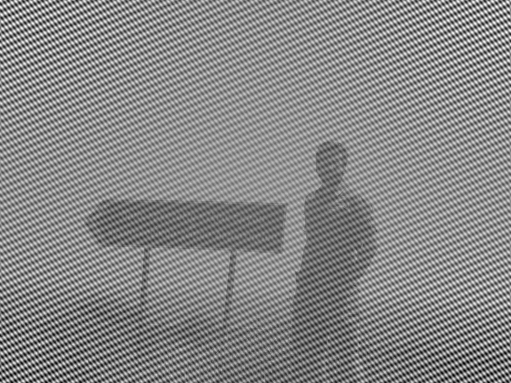
#> input picture Denoising/degraded.png, 511 x 383 px
$ jupyter execute --allow-errors Untitled.ipynb   (older library calls are emulated)
#> lines starting #> are read from the running program, lines starting #| are printed output that depends on the picture
[cell 1]
import numpy as np
import matplotlib.pyplot as plt
from PIL import Image
from numpy.fft import fft2
from numpy.fft import fftshift
import scipy
from scipy import ndimage


f = np.array(Image.open("degraded.png"))
#> f is the input picture: shape (383, 511); min 0, max 255, mean 134.7
nrows,ncols = f.shape
#> nrows = 383; ncols = 511
gmask = np.zeros(shape=(nrows,ncols))
f2 = np.zeros(shape=(nrows,ncols))
C1 = np.zeros(shape=(nrows,ncols))
C2 = np.zeros(shape=(nrows+6,ncols+6))
C3 = np.zeros(shape=(nrows,ncols))
print(f.shape)
#| (383, 511)
print(f)
#> (printed output is left out)
plt.imshow(f,cmap="gray")
plt.show()

F = fft2(f)
print(F)
#> (printed output is left out)
plt.imshow(np.log(1+np.abs(F)),cmap="gray")
plt.show()
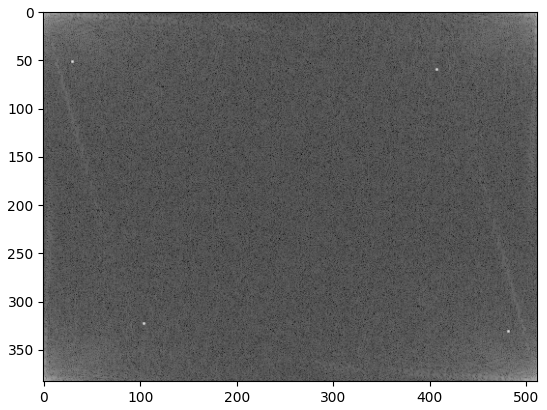
#> figure drawn by matplotlib, 1 panel

Fshifted = fftshift(F)
plt.imshow(np.log(1+np.abs(Fshifted)),cmap="gray")
plt.show()
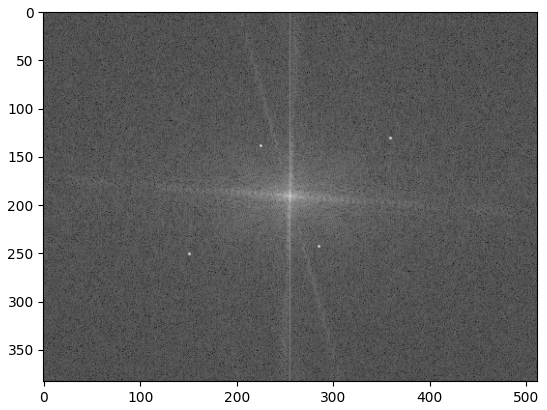
#> figure drawn by matplotlib, 1 panel


H =np.zeros_like(F)
spectrum_center = [x // 2 for x in F.shape]
#> spectrum_center = [191, 255]
platos = 25
H[spectrum_center[0]-platos:spectrum_center[0]+platos,spectrum_center[1]-platos:spectrum_center[1]+platos]=1.
plt.imshow(np.log(1+np.abs(H)),cmap="gray")
plt.show()
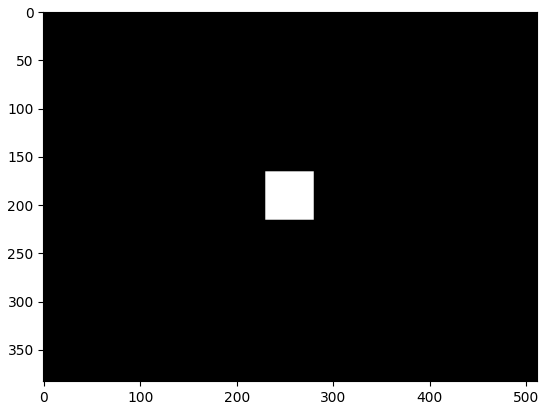
#> figure drawn by matplotlib, 1 panel

Ffiltered_shifted = Fshifted * H
plt.imshow(np.log(1+np.abs(Ffiltered_shifted)),cmap="gray")
plt.show()

from numpy.fft import ifftshift
Ffiltered = ifftshift(Ffiltered_shifted)
plt.imshow(np.log(1+np.abs(Ffiltered)),cmap="gray")
plt.show()

from numpy.fft import ifft2
f_filtered = np.abs(ifft2(Ffiltered))
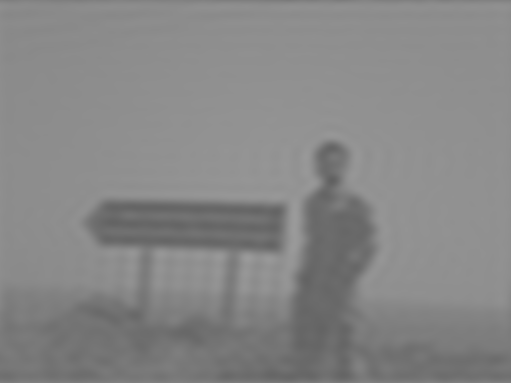
#> f_filtered: shape (383, 511) float64; min 96.89, max 154.7, mean 134.7
print(f_filtered)
#> (printed output is left out)
plt.imshow(f_filtered,cmap="gray")
plt.show()
print("tholi")
########################################################################
scipy.misc.imsave('metaapoFourier.png',f_filtered)
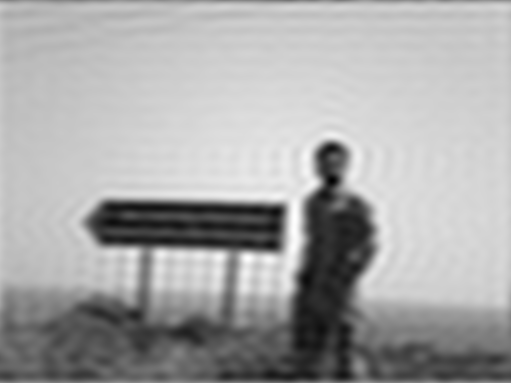
#> saved as metaapoFourier.png: PIL image 511x383 L; min 0, max 255, mean 166.6

def plot(data, title):
    plot.i += 1
    plt.subplot(2,2,plot.i)
    plt.imshow(data)
    plt.gray()
    plt.title(title)
plot.i = 0

# Load the data...
im = np.array(Image.open("degraded.png"))


# Another way of making a highpass filter is to simply subtract a lowpass
# filtered image from the original. Here, we'll use a simple gaussian filter
# to "blur" (i.e. a lowpass filter) the original.
#> (the rest of this cell did not finish here and is left out)
